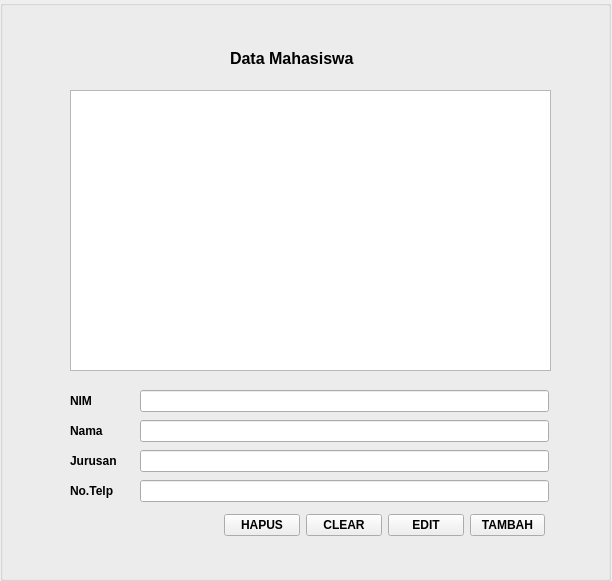
<?xml version="1.0" encoding="UTF-8"?>
<ui version="4.0">
 <class>Form</class>
 <widget class="QWidget" name="Form">
  <property name="geometry">
   <rect>
    <x>0</x>
    <y>0</y>
    <width>612</width>
    <height>581</height>
   </rect>
  </property>
  <property name="windowTitle">
   <string>Form</string>
  </property>
  <widget class="QGroupBox" name="groupBox">
   <property name="geometry">
    <rect>
     <x>0</x>
     <y>0</y>
     <width>611</width>
     <height>581</height>
    </rect>
   </property>
   <property name="title">
    <string/>
   </property>
   <widget class="QWidget" name="gridLayoutWidget">
    <property name="geometry">
     <rect>
      <x>70</x>
      <y>90</y>
      <width>481</width>
      <height>281</height>
     </rect>
    </property>
    <layout class="QGridLayout" name="gridLayout">
     <item row="0" column="1">
      <widget class="QListView" name="listView"/>
     </item>
    </layout>
   </widget>
   <widget class="QLabel" name="label">
    <property name="geometry">
     <rect>
      <x>230</x>
      <y>50</y>
      <width>171</width>
      <height>16</height>
     </rect>
    </property>
    <property name="font">
     <font>
      <pointsize>12</pointsize>
      <weight>75</weight>
      <bold>true</bold>
     </font>
    </property>
    <property name="text">
     <string>Data Mahasiswa</string>
    </property>
   </widget>
   <widget class="QWidget" name="gridLayoutWidget_2">
    <property name="geometry">
     <rect>
      <x>70</x>
      <y>390</y>
      <width>57</width>
      <height>21</height>
     </rect>
    </property>
    <layout class="QGridLayout" name="gridLayout_2">
     <item row="1" column="0">
      <widget class="QLabel" name="label_2">
       <property name="font">
        <font>
         <weight>75</weight>
         <bold>true</bold>
        </font>
       </property>
       <property name="text">
        <string>NIM</string>
       </property>
      </widget>
     </item>
    </layout>
   </widget>
   <widget class="QWidget" name="gridLayoutWidget_3">
    <property name="geometry">
     <rect>
      <x>70</x>
      <y>420</y>
      <width>57</width>
      <height>21</height>
     </rect>
    </property>
    <layout class="QGridLayout" name="gridLayout_3">
     <item row="1" column="0">
      <widget class="QLabel" name="label_3">
       <property name="font">
        <font>
         <weight>75</weight>
         <bold>true</bold>
        </font>
       </property>
       <property name="text">
        <string>Nama</string>
       </property>
      </widget>
     </item>
    </layout>
   </widget>
   <widget class="QWidget" name="gridLayoutWidget_4">
    <property name="geometry">
     <rect>
      <x>70</x>
      <y>450</y>
      <width>57</width>
      <height>21</height>
     </rect>
    </property>
    <layout class="QGridLayout" name="gridLayout_4">
     <item row="0" column="0">
      <widget class="QLabel" name="label_4">
       <property name="font">
        <font>
         <weight>75</weight>
         <bold>true</bold>
        </font>
       </property>
       <property name="text">
        <string>Jurusan</string>
       </property>
      </widget>
     </item>
    </layout>
   </widget>
   <widget class="QWidget" name="gridLayoutWidget_5">
    <property name="geometry">
     <rect>
      <x>70</x>
      <y>480</y>
      <width>57</width>
      <height>21</height>
     </rect>
    </property>
    <layout class="QGridLayout" name="gridLayout_5">
     <item row="0" column="0">
      <widget class="QLabel" name="label_5">
       <property name="font">
        <font>
         <weight>75</weight>
         <bold>true</bold>
        </font>
       </property>
       <property name="text">
        <string>No.Telp</string>
       </property>
      </widget>
     </item>
    </layout>
   </widget>
   <widget class="QWidget" name="horizontalLayoutWidget">
    <property name="geometry">
     <rect>
      <x>224</x>
      <y>510</y>
      <width>321</width>
      <height>31</height>
     </rect>
    </property>
    <layout class="QHBoxLayout" name="horizontalLayout">
     <item>
      <widget class="QPushButton" name="pushButton_4">
       <property name="font">
        <font>
         <weight>75</weight>
         <bold>true</bold>
        </font>
       </property>
       <property name="text">
        <string>HAPUS</string>
       </property>
      </widget>
     </item>
     <item>
      <widget class="QPushButton" name="pushButton_3">
       <property name="font">
        <font>
         <weight>75</weight>
         <bold>true</bold>
        </font>
       </property>
       <property name="text">
        <string>CLEAR</string>
       </property>
      </widget>
     </item>
     <item>
      <widget class="QPushButton" name="pushButton_2">
       <property name="font">
        <font>
         <weight>75</weight>
         <bold>true</bold>
        </font>
       </property>
       <property name="text">
        <string>EDIT</string>
       </property>
      </widget>
     </item>
     <item>
      <widget class="QPushButton" name="pushButton">
       <property name="font">
        <font>
         <weight>75</weight>
         <bold>true</bold>
        </font>
       </property>
       <property name="text">
        <string>TAMBAH</string>
       </property>
      </widget>
     </item>
    </layout>
   </widget>
   <widget class="QLineEdit" name="lineEdit_5">
    <property name="geometry">
     <rect>
      <x>140</x>
      <y>390</y>
      <width>409</width>
      <height>22</height>
     </rect>
    </property>
   </widget>
   <widget class="QLineEdit" name="lineEdit_6">
    <property name="geometry">
     <rect>
      <x>140</x>
      <y>420</y>
      <width>409</width>
      <height>22</height>
     </rect>
    </property>
   </widget>
   <widget class="QLineEdit" name="lineEdit_4">
    <property name="geometry">
     <rect>
      <x>140</x>
      <y>450</y>
      <width>409</width>
      <height>22</height>
     </rect>
    </property>
   </widget>
   <widget class="QLineEdit" name="lineEdit_7">
    <property name="geometry">
     <rect>
      <x>140</x>
      <y>480</y>
      <width>409</width>
      <height>22</height>
     </rect>
    </property>
   </widget>
   <widget class="QWidget" name="gridLayoutWidget_6">
    <property name="geometry">
     <rect>
      <x>220</x>
      <y>50</y>
      <width>181</width>
      <height>21</height>
     </rect>
    </property>
    <layout class="QGridLayout" name="gridLayout_6"/>
   </widget>
  </widget>
 </widget>
 <resources/>
 <connections/>
</ui>
